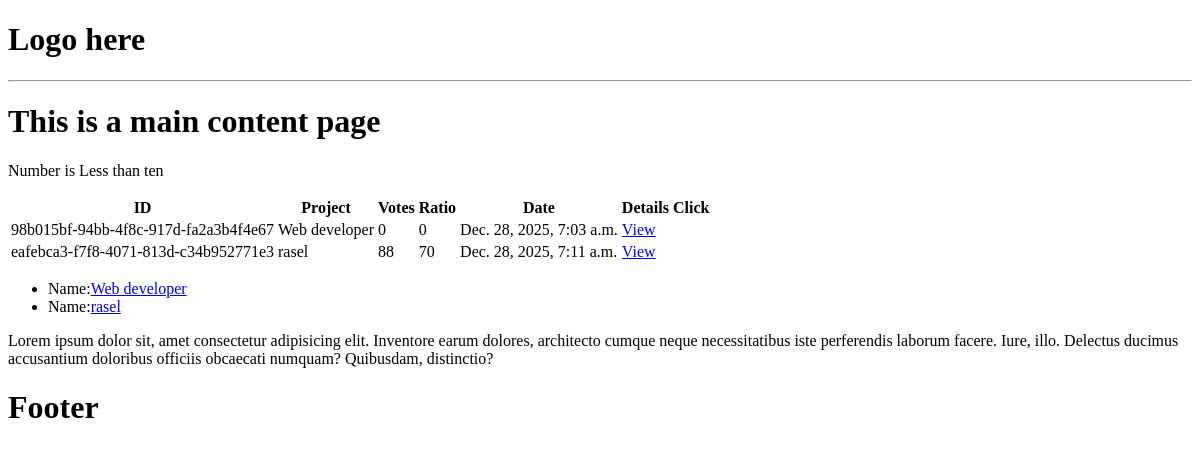
Before: / with the older database file.
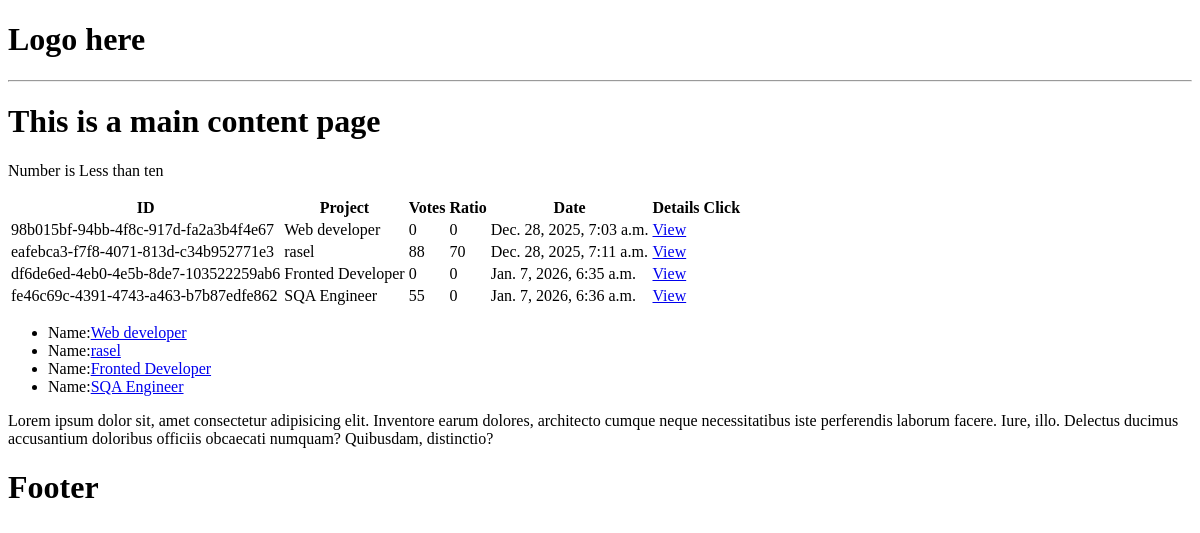
After: the same page with the newer database file.
### projects/models.py (models this page shows, shortened)
class Project(models.Model):
    title=models.CharField(max_length=200)
    description=models.TextField(null=True,blank=True)
    demo_link=models.CharField(max_length=2000, blank=True, null=True)
    source_link=models.CharField(max_length=2000,null=True, blank=True)
    tags=models.ManyToManyField('tag',blank=True)
    vote_total=models.IntegerField(default=0,blank=True, null=True)
    vote_ratio=models.IntegerField(default=0,blank=True, null=True)
    created=models.DateTimeField(auto_now_add=True)
    id=models.UUIDField(default=uuid.uuid4,unique=True, editable=True,primary_key=True)

### projects/views.py (the view)
# urls.py: path("",include("projects.urls"))
def projects(request):
    projects=Project.objects.all()
    context={"projects":projects}
    return render (request,"products.html",context)

### projects/Templates/products.html (shortened to what this page needs)
{% extends "main.html"%}
{%block content%}
 <h1>This is a main content page</h1>
 {% if number > 10 %}
 <p>Number is greater than ten</p>
 {% else %}
 <p>Number is Less than ten</p>
 {%endif%}
 <table>
        <tr>
            <th>ID</th>
            <th>Project</th>
            <th>Votes</th>
            <th>Ratio</th>
            <th>Date</th>
            <th>Details Click</th>
            {% for product in projects %}
            <tr>
                 <td>{{product.id}}</td>
                <td>{{product.title}}</td>
                <td>{{product.vote_total}}</td>
                <td>{{product.vote_ratio}}</td>
                  <td>{{product.created}}</td>
               <td> <a href="/project/{{product.id}}">View</a></td>
            </tr>
            {% endfor%}
        </tr>
 </table>
 <ul>
    {% for product in projects %}
    <li>Name:<a href="/project/{{product.id}}">{{product.title}}</a> </li>
    {%endfor%}
 </ul>
<p>Lorem ipsum dolor sit, amet consectetur adipisicing elit. Inventore earum dolores, architecto cumque neque necessitatibus iste perferendis laborum facere. Iure, illo. Delectus ducimus
    accusantium doloribus officiis obcaecati numquam? Quibusdam, distinctio?</p>
{%endblock content%}

### projects/Templates/main.html (shortened to what this page needs)
<!DOCTYPE html>
<html lang="en">
<head>
</head>
<body>
    {% include "navbar.html"%}
    {%block content%}
    {%endblock content%}
    <h1>Footer</h1>
</body>
</html>

### projects/Templates/navbar.html
<h1>Logo here</h1>
<hr>

Changed rows visible on the page:
added Project: id "df6de6ed-4eb0-4e5b-8de7-103522259ab6", title "Fronted Developer", vote_total "0", vote_ratio "0", created "Jan. 7, 2026, 6:35 a.m."
added Project: id "fe46c69c-4391-4743-a463-b7b87edfe862", title "SQA Engineer", vote_total "55", vote_ratio "0", created "Jan. 7, 2026, 6:36 a.m."
